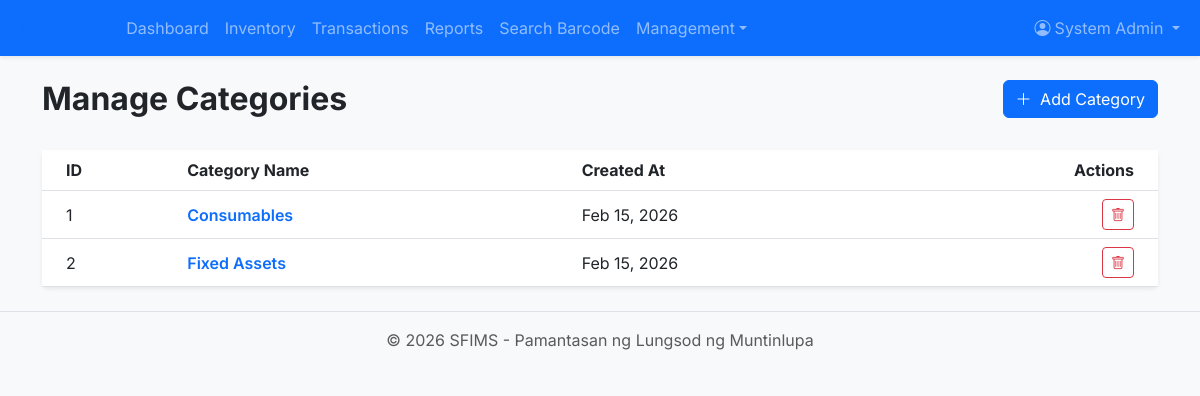
Screenshot of /admin/categories.php (signed in) with the database file from the repository.
### tables this page shows
CREATE TABLE IF NOT EXISTS categories (
    id INT AUTO_INCREMENT PRIMARY KEY,
    name VARCHAR(100) NOT NULL UNIQUE,
    created_at TIMESTAMP DEFAULT CURRENT_TIMESTAMP
);

### config/app.php (called while the page is built, shortened)
<?php
function h($string)
{
    return htmlspecialchars($string, ENT_QUOTES, 'UTF-8');
}

### admin/categories.php (the view, shortened to what this page needs)
<?php
require_once '../config/app.php';
$db = Database::getInstance();
$categories = $db->query("SELECT * FROM categories ORDER BY name ASC")->fetchAll();
require_once '../partials/header.php';
?>
<div class="row mb-4">
    <div class="col-md-6">
        <h2 class="fw-bold">Manage Categories</h2>
    </div>
    <div class="col-md-6 text-end">
        <button type="button" class="btn btn-primary" data-bs-toggle="modal" data-bs-target="#addCategoryModal">
            <i class="bi bi-plus-lg me-1"></i> Add Category
        </button>
    </div>
</div>
<div class="card shadow-sm border-0">
    <div class="card-body p-0">
        <div class="table-responsive">
            <table class="table table-hover align-middle mb-0">
                <thead class="bg-light">
                    <tr>
                        <th class="ps-4">ID</th>
                        <th>Category Name</th>
                        <th>Created At</th>
                        <th class="text-end pe-4">Actions</th>
                    </tr>
                </thead>
                <tbody>
                    <?php if ($categories): ?>
                        <?php foreach ($categories as $c): ?>
                            <tr>
                                <td class="ps-4"><?php echo $c['id']; ?></td>
                                <td class="fw-semibold text-primary"><?php echo h($c['name']); ?></td>
                                <td><?php echo date('M d, Y', strtotime($c['created_at'])); ?></td>
                                <td class="text-end pe-4">
                                    <a href="?delete=<?php echo $c['id']; ?>" class="btn btn-sm btn-outline-danger" onclick="return confirm('Are you sure you want to delete this category?')">
                                        <i class="bi bi-trash"></i>
                                    </a>
                                </td>
                            </tr>
                        <?php endforeach; ?>
                    <?php endif; ?>
                </tbody>
            </table>
        </div>
    </div>
</div>
<?php require_once '../partials/footer.php'; ?>

### partials/header.php (style rules this page uses)
body { font-family: 'Inter', sans-serif; background-color: #f8f9fa; }
.card { border: none; box-shadow: 0 0.125rem 0.25rem rgba(0, 0, 0, 0.075); }
.btn-primary { background-color: #0d6efd; border-color: #0d6efd; }

### rows the page displays
categories: id "1", name "Consumables", created_at "Feb 15, 2026"
categories: id "2", name "Fixed Assets", created_at "Feb 15, 2026"

### other values shown
$_SESSION['full_name'] "System Admin"
